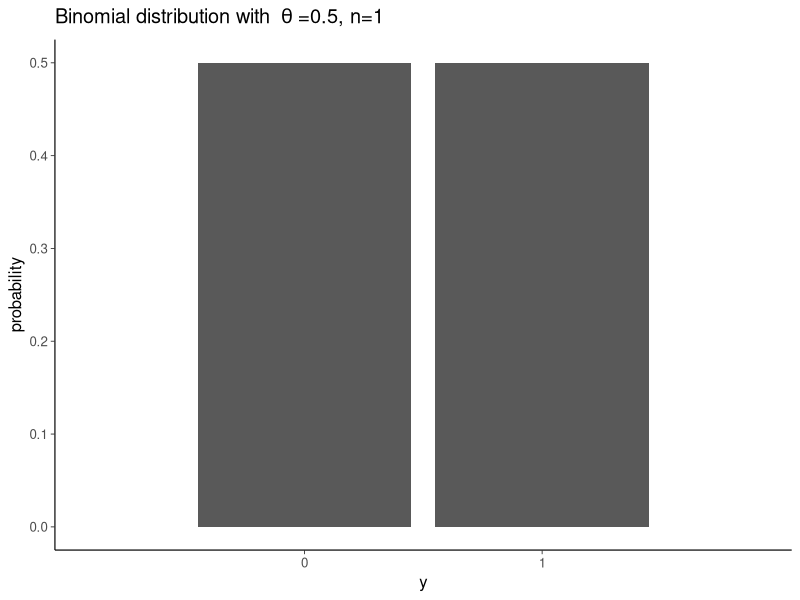

Here is the R script that generated this plot:

library(tidyverse)
library(purrr)
library(ggplot2)
theme_set(bayesplot::theme_default(base_family = "sans"))

## Binomial model from Chapter 2 of Gelman

ggplot(data.frame(x = 0:1, y = dbinom(0:1, 1, 0.5)), aes(x = x, y = y)) + 
  geom_col() +
  scale_x_discrete(breaks = 0:1, limits = 0:1) +
  labs(x = "y", y = "probability", title = bquote("Binomial distribution with " ~ theta ~ "=0.5, n=1"))
